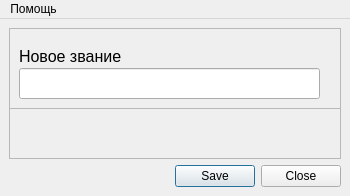
<?xml version="1.0" encoding="UTF-8"?>
<ui version="4.0">
 <class>MainWindow</class>
 <widget class="QMainWindow" name="MainWindow">
  <property name="geometry">
   <rect>
    <x>0</x>
    <y>0</y>
    <width>350</width>
    <height>196</height>
   </rect>
  </property>
  <property name="windowTitle">
   <string>MainWindow</string>
  </property>
  <widget class="QWidget" name="centralwidget">
   <layout class="QGridLayout" name="gridLayout">
    <item row="0" column="0">
     <layout class="QVBoxLayout" name="verticalLayout">
      <item>
       <layout class="QHBoxLayout" name="horizontalLayout">
        <item>
         <layout class="QVBoxLayout" name="verticalLayout_2">
          <item>
           <widget class="QFrame" name="frame_5">
            <property name="frameShape">
             <enum>QFrame::StyledPanel</enum>
            </property>
            <property name="frameShadow">
             <enum>QFrame::Raised</enum>
            </property>
            <widget class="QFrame" name="frame">
             <property name="geometry">
              <rect>
               <x>0</x>
               <y>0</y>
               <width>491</width>
               <height>81</height>
              </rect>
             </property>
             <property name="frameShape">
              <enum>QFrame::StyledPanel</enum>
             </property>
             <property name="frameShadow">
              <enum>QFrame::Raised</enum>
             </property>
             <widget class="QLabel" name="label">
              <property name="geometry">
               <rect>
                <x>10</x>
                <y>20</y>
                <width>111</width>
                <height>16</height>
               </rect>
              </property>
              <property name="font">
               <font>
                <pointsize>12</pointsize>
               </font>
              </property>
              <property name="text">
               <string>Новое звание</string>
              </property>
             </widget>
             <widget class="QLineEdit" name="lineEdit">
              <property name="geometry">
               <rect>
                <x>10</x>
                <y>40</y>
                <width>301</width>
                <height>31</height>
               </rect>
              </property>
              <property name="font">
               <font>
                <pointsize>12</pointsize>
               </font>
              </property>
              <property name="text">
               <string/>
              </property>
             </widget>
            </widget>
           </widget>
          </item>
         </layout>
        </item>
       </layout>
      </item>
      <item>
       <widget class="QDialogButtonBox" name="CreateButtonBox">
        <property name="font">
         <font>
          <pointsize>9</pointsize>
         </font>
        </property>
        <property name="standardButtons">
         <set>QDialogButtonBox::Close|QDialogButtonBox::Save</set>
        </property>
       </widget>
      </item>
     </layout>
    </item>
   </layout>
  </widget>
  <widget class="QMenuBar" name="menubar">
   <property name="geometry">
    <rect>
     <x>0</x>
     <y>0</y>
     <width>350</width>
     <height>22</height>
    </rect>
   </property>
   <widget class="QMenu" name="menu">
    <property name="font">
     <font>
      <pointsize>9</pointsize>
     </font>
    </property>
    <property name="title">
     <string>Помощь</string>
    </property>
   </widget>
   <addaction name="menu"/>
  </widget>
 </widget>
 <resources/>
 <connections/>
</ui>
